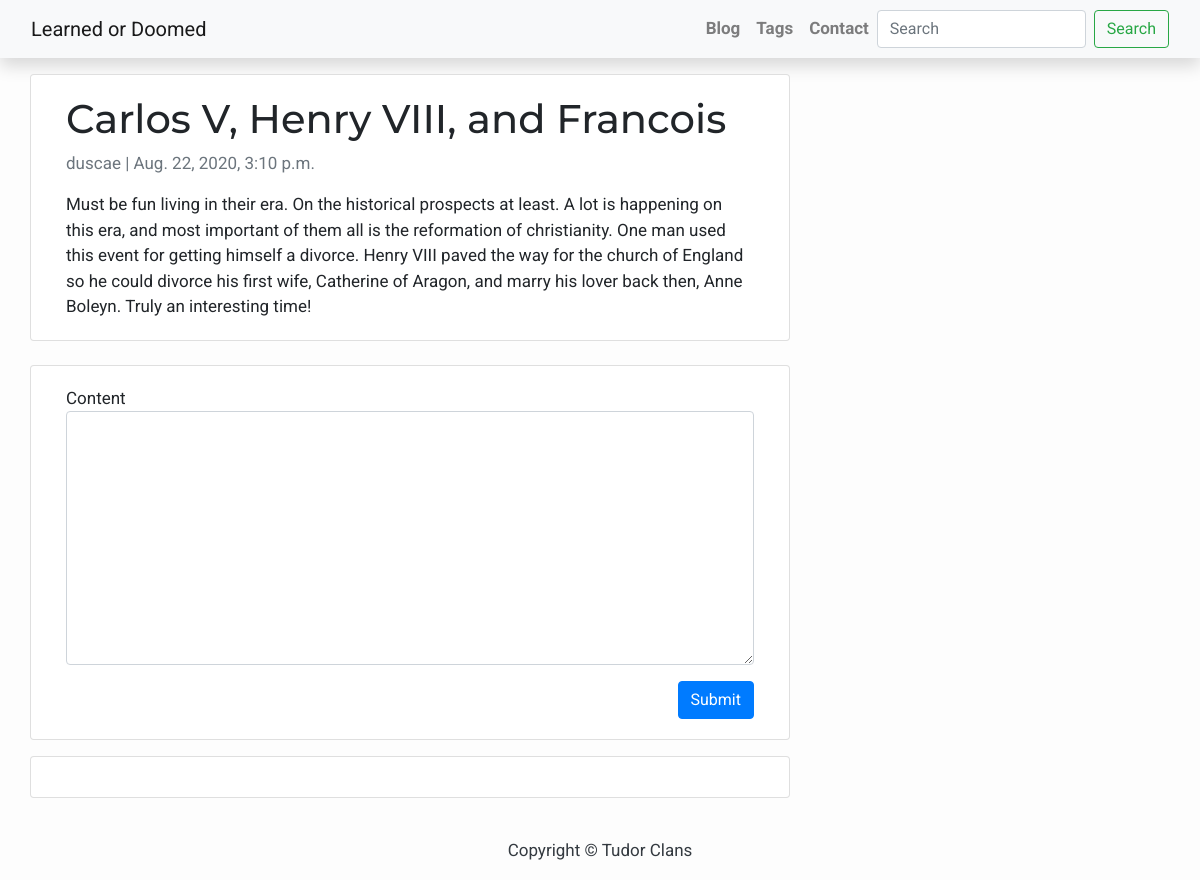
Page /post/carlos-v-henry-viii-and-francois-1598109030 on the earlier database version.
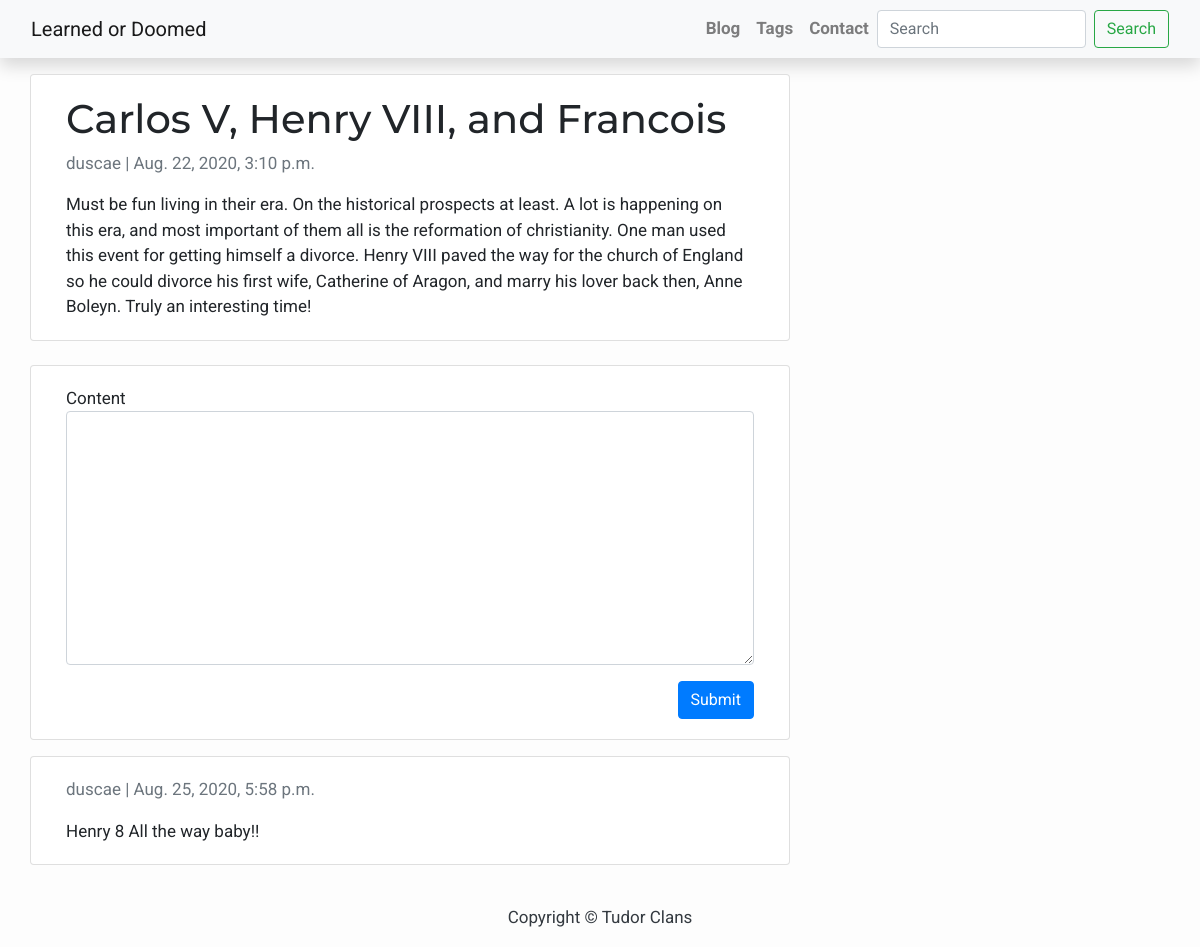
Same page on the later database version.
### blog/models.py (models this page shows, shortened)
class Post(models.Model):
    title = models.CharField(unique=True, max_length=200)
    slug = models.SlugField(unique=True, max_length=200, blank=True)
    author = models.ForeignKey(
        User, on_delete=models.CASCADE, related_name="blog_posts", null=True
    )
    updated_on = models.DateTimeField(auto_now=True)
    content = models.TextField()
    created_on = models.DateTimeField(auto_now_add=True)
    status = models.IntegerField(choices=STATUS, default=0)
    tags = models.ManyToManyField("Tag", blank=True, related_name="posts")
    class Meta:
        ordering = ["-created_on"]
    class Meta:
        ordering = ["-created_on"]

class Comment(models.Model):
    post = models.ForeignKey(Post, related_name="comments", on_delete=models.CASCADE)
    commenter = models.ForeignKey(
        User, related_name="commenter", on_delete=models.CASCADE
    )
    content = models.TextField()
    created_on = models.DateTimeField(auto_now_add=True)
    updated_on = models.DateTimeField(auto_now=True)
    active = models.BooleanField(default=False)
    class Meta:
        ordering = ["created_on"]

### blog/views.py (the view)
# urls.py: path("post/<str:slug>", PostDetail.as_view(), name="post_detail"),
class PostDetail(DetailObjectMixin, View):
    model = Post
    template = "blog/post_detail.html"

### blog/forms.py
class CommentForm(forms.ModelForm):
    class Meta:
        model = Comment
        fields = ["content"]
        widgets = {
            "content": forms.Textarea(attrs={"class": "form-control"}),
        }

### blog/utils.py (called while the page is built)
    def get(self, request, slug):
        obj = get_object_or_404(self.model, slug__iexact=slug)
        context = {self.model.__name__.lower(): obj, "admin_object": obj}
        if self.model.__name__.lower() == "post":
            comments = Comment.objects.filter(post=obj)
            bound_form = CommentForm()
            context["comments"] = comments
            context["form"] = bound_form
        return render(request, self.template, context)

### blog/templates/blog/post_detail.html (shortened to what this page needs)
{% extends 'base.html' %}
{% block content %}
<div class="container">
  <div class="row">
    <div class="col-md-8 card mb-4 mt-3 left top">
      <div class="card-body">
        <h1>{% block title %} {{ post.title }} {% endblock title %}</h1>
        <p class=" text-muted">{{ post.author }} | {{ post.created_on }}</p>
        <p class="card-text ">{{ post.content | safe }}</p>
      </div>
    </div>
    <div class="col-md-8 card">
      <div class="card-body">
      <form action="{% url 'comment_create' slug=post.slug %}" method='POST'>
        {% for fields in form %}
        <div class="form-group">
          {{fields.label}}
          {{fields}}
        </div>
        {% endfor %}
        <button type="submit" class="btn btn-primary float-right">Submit</button>
      </form>
      </div>
    </div>
    <div class="col-md-8 card mb-4 mt-3 left top">
      <div class="card-body">
      {% for comment in comments %}
        <div class="comment-box">
        <p class=" text-muted">{{ comment.commenter }} | {{ comment.created_on }}</p>
        <p class="card-text">{{comment.content}}</p>
        </div>
      {% endfor %}
      </div>
    </div>
  </div>
</div>
{% endblock content %}

### templates/base.html (shortened to what this page needs)
{% load static %}
<!DOCTYPE html>
<html lang="en">
<head>
    <link rel="stylesheet" href="https://stackpath.bootstrapcdn.com/bootstrap/4.5.2/css/bootstrap.min.css">
    <link rel="stylesheet" href="{% static '/css/base.css' %}">
</head>
<body>
    <nav class="navbar navbar-expand-lg navbar-light bg-light shadow" id="mainNav">
        <div class="container-fluid">
            <a class="navbar-brand" href="{% url 'home' %}">Learned or Doomed</a>
            <div class="collapse navbar-collapse" id="navbarResponsive">
                <ul class="navbar-nav ml-auto">
                    <li class="nav-item text-black">
                        <a class="nav-link text-black font-weight-bold" href="{% url 'home' %}">Blog</a>
                    </li>
                    <li class="nav-item text-black">
                        <a class="nav-link text-black font-weight-bold" href="{% url 'tags_list' %}">Tags</a>
                    </li>
                    <li class="nav-item text-black">
                        <a class="nav-link text-black font-weight-bold" href="#">Contact</a>
                    </li>
                </ul>
                <form class="form-inline" action="{% url 'home' %}">
                    <input class="form-control mr-sm-2" name="search" type="search" placeholder="Search" aria-label="Search">
                    <button class="btn btn-outline-success my-2 my-sm-0" type="submit">Search</button>
                </form>
            </div>
        </div>
    </nav>
    {% block content %}{% endblock content %}
    <footer class="py-3 bg-grey">
        <p class="m-0 text-dark text-center ">Copyright &copy; Tudor Clans</p>
    </footer>
</body>
</html>

### static/css/base.css (style rules this page uses)
h1, h2, h3, h4, h5 { font-family: 'Montserrat', sans-serif; }

### templates/base.html (style rules this page uses)
body { font-family: "Roboto", sans-serif; font-size: 17px; background-color: #fdfdfd; }
.shadow { box-shadow: 0 4px 2px -2px rgba(0, 0, 0, 0.1); }

Differences in the rows shown:
added Comment: commenter "duscae", created_on "Aug. 25, 2020, 5:58 p.m.", content "Henry 8 All the way baby!!"
